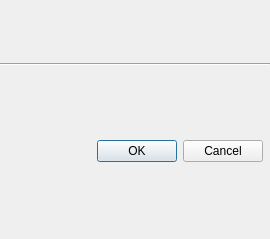
<ui version="4.0" >
 <class>DialogShell</class>
 <widget class="QDialog" name="DialogShell" >
  <property name="geometry" >
   <rect>
    <x>0</x>
    <y>0</y>
    <width>270</width>
    <height>239</height>
   </rect>
  </property>
  <property name="windowTitle" >
   <string/>
  </property>
  <layout class="QVBoxLayout" >
   <property name="spacing" >
    <number>0</number>
   </property>
   <property name="margin" >
    <number>0</number>
   </property>
   <item>
    <widget class="Line" name="line" >
     <property name="orientation" >
      <enum>Qt::Horizontal</enum>
     </property>
    </widget>
   </item>
   <item>
    <layout class="QHBoxLayout" >
     <property name="spacing" >
      <number>2</number>
     </property>
     <property name="margin" >
      <number>7</number>
     </property>
     <item>
      <spacer>
       <property name="orientation" >
        <enum>Qt::Horizontal</enum>
       </property>
       <property name="sizeHint" stdset="0" >
        <size>
         <width>131</width>
         <height>31</height>
        </size>
       </property>
      </spacer>
     </item>
     <item>
      <widget class="QDialogButtonBox" name="buttonBox" >
       <property name="standardButtons" >
        <set>QDialogButtonBox::Cancel|QDialogButtonBox::Ok</set>
       </property>
      </widget>
     </item>
    </layout>
   </item>
  </layout>
 </widget>
 <resources/>
 <connections/>
</ui>
